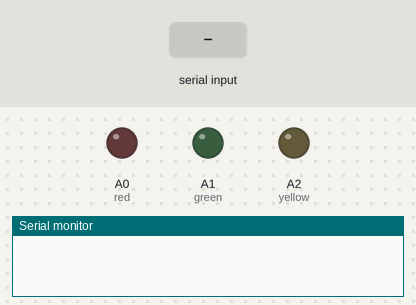
Recording of a sketch running on a simulated Arduino Uno, built with avr-gcc and run on an emulated ATmega328P. Parts: output pins drawn as LEDs (lit = HIGH), the last lines printed to the serial monitor. The inputs (shaded band) are chosen by the test bench.

Above: at 1.2 s.
1.3 s: "q90\n" received over Serial
At 2.5 s:
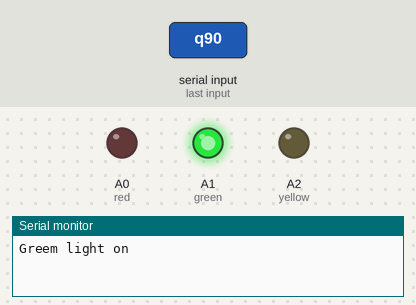
2.8 s: "a90\n" received over Serial
At 3.7 s:
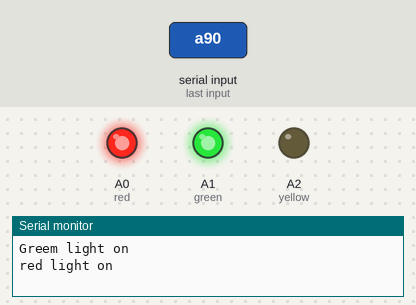
4.3 s: "z90\n" received over Serial
At 4.8 s:
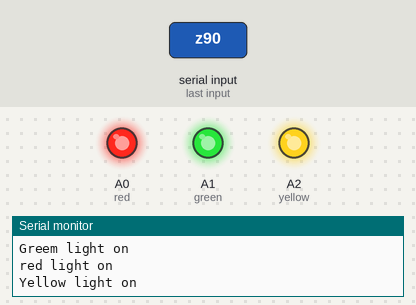
5.8 s: "w90\n" received over Serial
At 7.0 s:
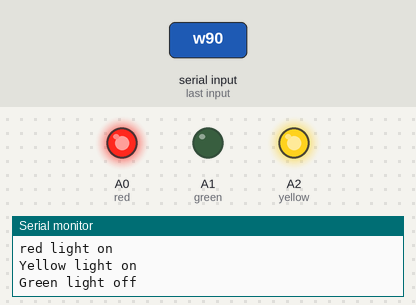
7.3 s: "x\n" received over Serial
At 8.2 s:
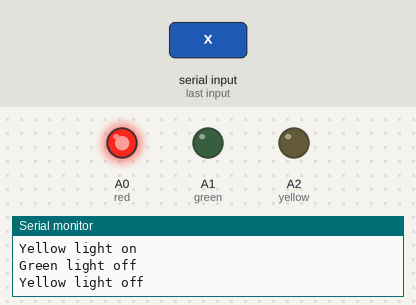
8.8 s: "q,45\n" received over Serial
At 9.5 s:
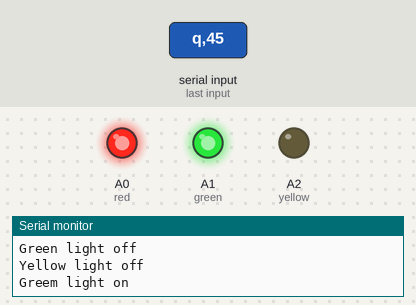
Timing chart, 0 to 11.3 s (numbered marks = the images above; inputs shaded):
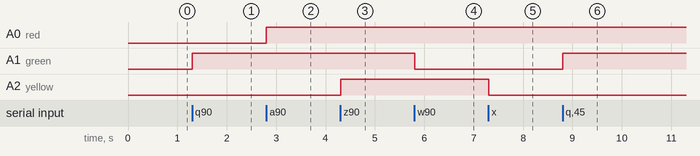

Measured:
- after the input at 1.3 s, A1 (green): LOW → HIGH at once
- after the input at 2.8 s, A0 (red): LOW → HIGH at once
- after the input at 4.3 s, A2 (yellow): LOW → HIGH at once
- after the input at 5.8 s, A1 (green): HIGH → LOW at once
- after the input at 7.3 s, A2 (yellow): HIGH → LOW at once
- after the input at 8.8 s, A1 (green): LOW → HIGH at once

The sketch:

serialDemoShow.ino
```cpp
#include <SoftwareSerial.h>

//Declare globals:
char current_line[8]; // allocate some space for the string
int yellow=A2;
int green=A1;
int red=A0;

void setup(){
	Serial.begin(9600);
        pinMode(red, OUTPUT);
        pinMode(yellow,OUTPUT);
        pinMode(green, OUTPUT);
}

void read_line(char *line) {
    // read characters from serial into line until a newline character
    char c;
    int index;
    for (index = 0; index < 5; index++) {
        // wait until there is a character
        while (Serial.available() == 0);
        // read a character
        c = Serial.read();
        if (c == '\n') {
            break;
        } else {
            line[index] = c;
        }
    }
    // terminate the string
    line[index] = '\0';
}

int get_amount(char *line) {
    // return the number in a string such as "r1200" as an int
    int amount;
    amount = (int) strtol(line+1, NULL, 10);
    return amount;
}

void windDirection(){
	Serial.print("$d45\n");
}

void compassRead(){
	Serial.println("$c66");
}

void loop() {

    //Serial.println(current_line);
    //Serial.println("$hoi");
	read_line(current_line);
    int amount;

    switch (current_line[0]){
        case 'q': // compass
                digitalWrite(green, HIGH);
                Serial.println("Greem light on");
        	break;
        case 'a':
        	digitalWrite(red, HIGH);
                Serial.println("red light on");
        	break;
        case 'z':
                digitalWrite(yellow,HIGH);
                Serial.println("Yellow light on");
                break;
        case 'w':
                digitalWrite(green, LOW);
                Serial.println("Green light off");
        	break;
        case 's':
                digitalWrite(red, LOW);
                Serial.println("Red light off");
        	break;
        case 'x':
                digitalWrite(yellow, LOW);
                Serial.println("Yellow light off");
        	break;
        case '/n':
        	break;
	}
}
```
